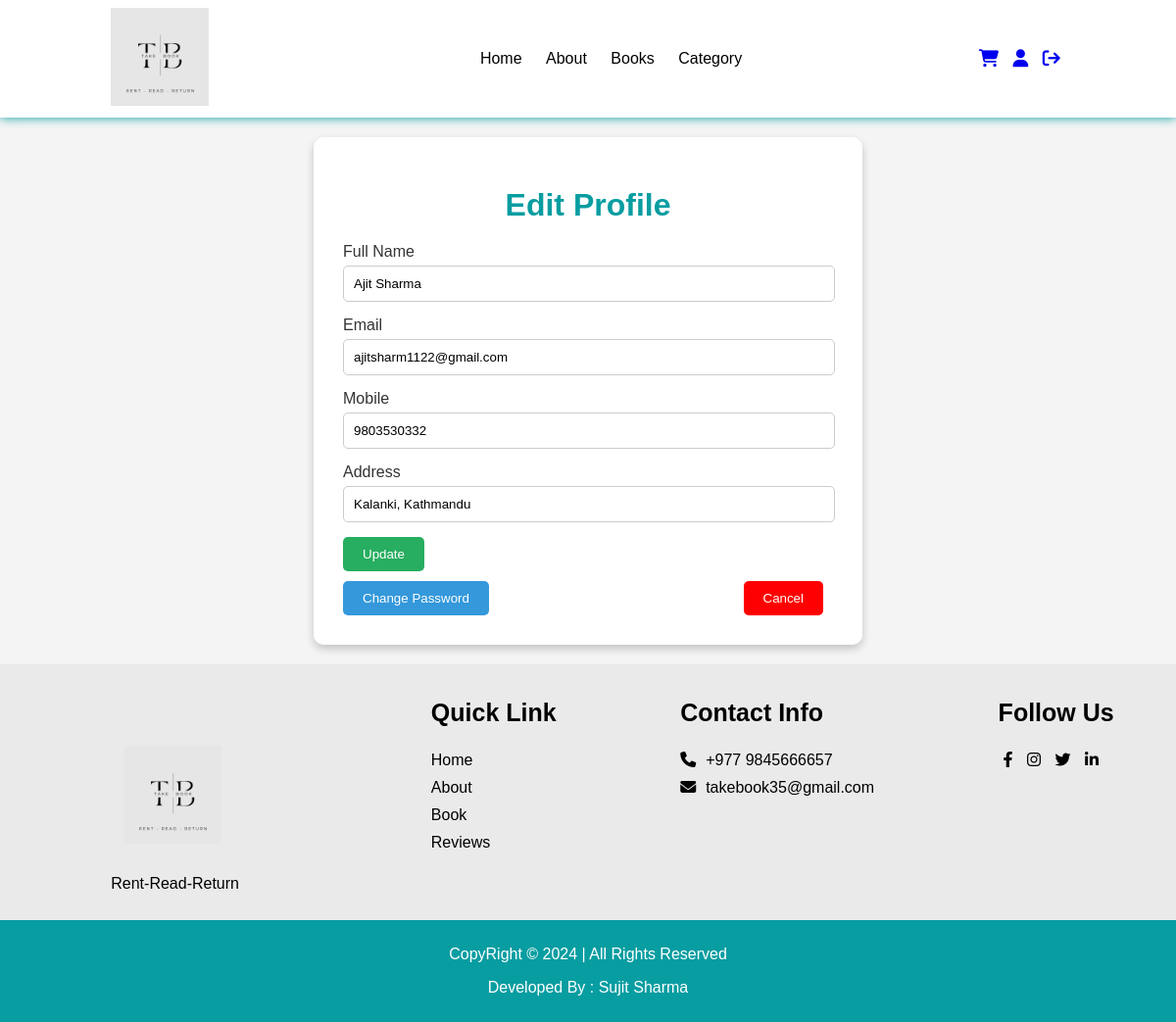
Page /edit_profile.php (signed in) on the committed database.
### tables this page shows
CREATE TABLE `customer` (
  `id` int(100) NOT NULL,
  `full_name` varchar(100) NOT NULL,
  `email` varchar(50) NOT NULL,
  `contact` varchar(10) NOT NULL,
  `address` varchar(255) NOT NULL,
  `password` varchar(100) NOT NULL
);

### edit_profile.php (the view, shortened to what this page needs)
<?php
include 'config.php';
if (strlen($_SESSION['USER_LOGIN']) == 0) {
    header('location:index.php');
    exit();
} else {
    $user_id = $_SESSION['USER_ID'];
    $sql = "SELECT * FROM customer WHERE id='$user_id'";
    $result = $conn->query($sql);
    if ($result->num_rows > 0) {
        $row = $result->fetch_assoc();
    } else {
        echo "No user found.";
        exit();
    }
    ?>
    <!DOCTYPE html>
    <html lang="en">
    <head>
        <link rel="stylesheet" href="css/edit_profile.css">
    </head>
    <body>
        <?php include 'header.php'; ?>
        <main>
            <div class="profile">
                <h1>Edit Profile</h1>
                <div class="profile_form">
                    <form name="profileForm" action="<?php echo htmlspecialchars($_SERVER["PHP_SELF"]); ?>" method="post"
                        onsubmit="return validateForm()">
                        <div>
                            <label>Full Name</label>
                            <input type="text" name="full_name" value="<?php echo htmlspecialchars($row['full_name']); ?>"
                                required>
                        </div>
                        <div>
                            <label>Email</label>
                            <input type="email" name="email" value="<?php echo htmlspecialchars($row['email']); ?>" required
                                readonly>
                        </div>
                        <div>
                            <label>Mobile</label>
                            <input type="text" name="mobile" value="<?php echo htmlspecialchars($row['contact']); ?>"
                                required>
                        </div>
                        <div>
                            <label>Address</label>
                            <input type="text" name="address" value="<?php echo htmlspecialchars($row['address']); ?>"
                                required>
                        </div>
                        <div>
                            <button type="submit" name="submit">Update</button>
                        </div>
                        <div>
                            <a href="change_password.php"><button class="change_btn">Change Password</button></a>
                        </div>
                        <div>
                            <a href="profile.php"><button class="cancel_btn">Cancel</button></a>
                        </div>
                    </form>
                </div>
            </div>
        </main>
        <?php include 'footer.php'; ?>
    </body>
    </html>
    <?php
}
?>

### css/edit_profile.css (style rules this page uses)
body { font-family: Arial, sans-serif; background-color: #f4f4f4; margin: 0; padding: 0; display: flex; flex-direction: column; min-height: 100vh; }
main { flex: 1; display: flex; justify-content: center; align-items: center; padding: 20px; }
.profile { background-color: white; padding: 30px; border-radius: 10px; box-shadow: 0 4px 8px rgba(0, 0, 0, 0.2); text-align: center; max-width: 500px; width: 100%; }
.profile h1 { color: #089da1; margin-bottom: 20px; }
.profile_form { text-align: left; }
.profile_form label { display: block; margin-bottom: 5px; color: #333; }
.profile_form input { width: calc(100% - 20px); padding: 10px; margin-bottom: 15px; border: 1px solid #ccc; border-radius: 5px; }
.profile_form button { background-color: #27ae60; color: white; padding: 10px 20px; border: none; border-radius: 5px; cursor: pointer; transition: background-color 0.3s ease; margin-right: 10px; }
.profile_form .change_btn { background-color: #3498db; color: white; float: left; margin-top: 10px; }
.profile_form .cancel_btn { background-color: red; color: white; float: right; margin-top: 10px; }

### rows in the picture
customer: full_name "Ajit Sharma", email "ajitsharm1122@gmail.com", mobile "9803530332", address "Kalanki, Kathmandu"
